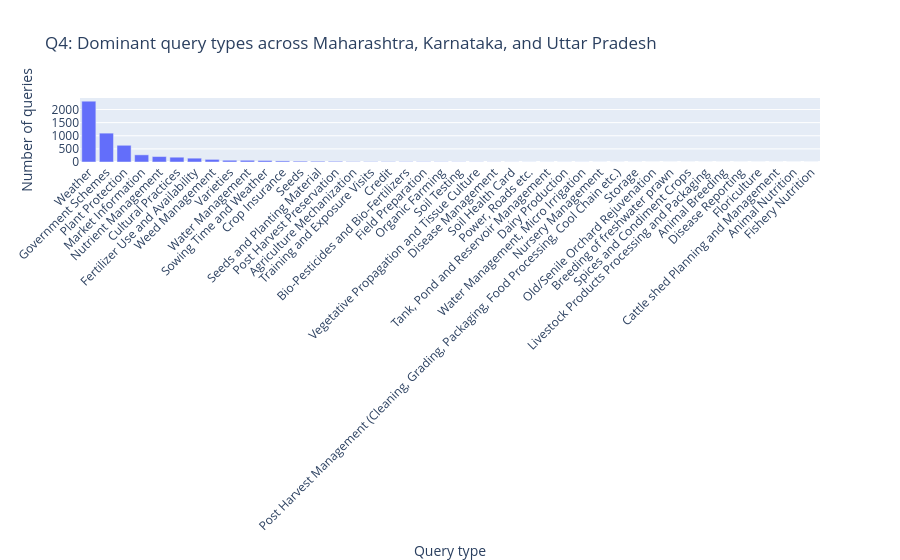

The cell this chart's notebook holds for it:
### Markdown cell above
---

## Section 4 — Visualization

Create at least one visualization that supports one of your analysis findings. Your chart should:

- Have a title that states the finding, not just the data (e.g., "Satisfaction scores drop sharply after age 40" not "Satisfaction by age")
- Have labeled axes
- Use a chart type appropriate for your data (bar for categorical comparison, scatter for relationships, line for trends over time)

Below the chart, explain in a markdown cell: why you chose this chart type, and what you want the reader to take away from it.

### Code cell
# Q4: Dominant query types ranked in descending order across all three states
q4 = df.copy()
q4['QueryType_clean'] = q4['QueryType'].astype(str).str.strip()

q4_rank = (
    q4['QueryType_clean']
    .value_counts()
    .reset_index()
)
q4_rank.columns = ['QueryType', 'count']

print('Q4 ranked query-type counts (all states combined):')
display(q4_rank)

fig_q4 = px.bar(
    q4_rank,
    x='QueryType',
    y='count',
    title='Q4: Dominant query types across Maharashtra, Karnataka, and Uttar Pradesh',
    labels={'QueryType': 'Query type', 'count': 'Number of queries'},
)
fig_q4.update_layout(xaxis_tickangle=-45)
fig_q4.show()

### Figure 1 — Plotly figure (JSON) as saved in the notebook; plotly's stock layout.template omitted (floating-point values rounded to 4 significant figures)
{"data": [{"hovertemplate": "Query type=%{x}<br>Number of queries=%{y}<extra></extra>", "legendgroup": "", "marker": {"color": "#636efa", "pattern": {"shape": ""}}, "name": "", "orientation": "v", "showlegend": false, "textposition": "auto", "type": "bar", "x": ["Weather", "Government Schemes", "Plant Protection", "Market Information", "Nutrient Management", "Cultural Practices", "Fertilizer Use and Availability", "Weed Management", "Varieties", "Water Management", "Sowing Time and Weather", "Crop Insurance", "Seeds", "Seeds and Planting Material", "Post Harvest Preservation", "Agriculture Mechanization", "Training and Exposure Visits", "Credit", "Bio-Pesticides and Bio-Fertilizers", "Field Preparation", "Organic Farming", "Soil Testing", "Vegetative Propagation and Tissue Culture", "Disease Management", "Soil Health Card", "Power, Roads etc.", "Tank, Pond and Reservoir Management", "Dairy Production", "Water Management, Micro Irrigation", "Nursery Management", "Post Harvest Management (Cleaning, Grading, Packaging, Food Processing, Cool Chain etc.)", "Storage", "Old/Senile Orchard Rejuvenation", "Breeding of freshwater prawn", "Spices and Condiment Crops", "Livestock Products Processing and Packaging", "Animal Breeding", "Disease Reporting", "Floriculture", "Cattle shed Planning and Management", "Animal Nutrition", "Fishery Nutrition"], "xaxis": "x", "y": [2317, 1100, 637, 273, 208, 183, 146, 100, 67, 66, 58, 42, 32, 29, 26, 13, 12, 12, 11, 10, 8, 7, 6, 5, 4, 3, 3, 3, 3, 2, 2, 2, 1, 1, 1, 1, 1, 1, 1, 1, 1, 1], "yaxis": "y"}], "layout": {"barmode": "relative", "legend": {"tracegroupgap": 0}, "title": {"text": "Q4: Dominant query types across Maharashtra, Karnataka, and Uttar Pradesh"}, "xaxis": {"anchor": "y", "domain": [0.0, 1.0], "tickangle": -45, "title": {"text": "Query type"}}, "yaxis": {"anchor": "x", "domain": [0.0, 1.0], "title": {"text": "Number of queries"}}}}
